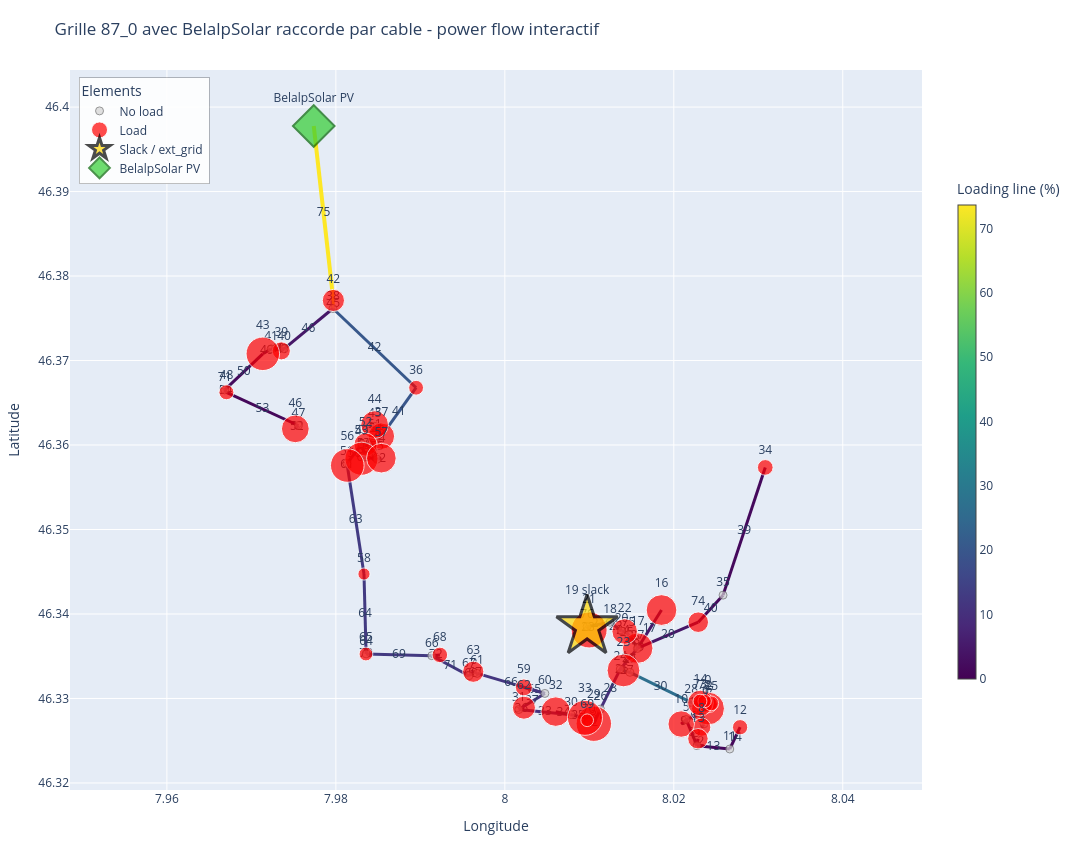

The notebook cell saved with this chart:
### Markdown cell above
# Grille 87_0 avec BelalpSolar raccorde par une ligne pandapower

Cette cellule cree un nouveau bus a la position du projet, ajoute un generateur PV, raccorde ce bus au bus 87_0 le plus proche avec les memes parametres de cable que la ligne existante connectee a ce bus, puis relance le power flow.

### Code cell
import re
import math
import pandas as pd
import pandapower as pp
import plotly.graph_objects as go
import plotly.io as pio
from plotly.colors import sample_colorscale

pio.renderers.default = "vscode"

grid_file = "/Users/jadlostan/Documents/GitHub/Swiss-PDGs/grids/pandapower_data/MV/87_0_grid.xlsx"
nodes_file = "nodes_valais.csv"
grid_id = "87_0"

pv_name = "BelalpSolar PV"
pv_latitude = 46.39776
pv_longitude = 7.97738
pv_p_mw = 5.7
pv_q_mvar = 0.0

net = pp.from_excel(grid_file)
nodes = pd.read_csv(nodes_file)

def id_to_str(value):
    return str(int(value)) if float(value).is_integer() else str(value)

def node_id_from_bus_name(name):
    match = re.search(r"_node_(.+)$", str(name))
    return match.group(1) if match else None

def haversine_km(lon1, lat1, lon2, lat2):
    radius_km = 6371.0
    lon1, lat1, lon2, lat2 = map(math.radians, [lon1, lat1, lon2, lat2])
    dlon = lon2 - lon1
    dlat = lat2 - lat1
    a = math.sin(dlat / 2) ** 2 + math.cos(lat1) * math.cos(lat2) * math.sin(dlon / 2) ** 2
    return 2 * radius_km * math.asin(math.sqrt(a))

nodes_grid = nodes[nodes["grid_id"] == grid_id].dropna(subset=["osmid", "longitude", "latitude"]).copy()
nodes_grid["node_id"] = nodes_grid["osmid"].apply(id_to_str)
node_lookup = nodes_grid.drop_duplicates("node_id").set_index("node_id")[["longitude", "latitude"]]

bus_plot = net.bus.copy()
bus_plot["bus_index"] = bus_plot.index
bus_plot["node_id"] = bus_plot["name"].apply(node_id_from_bus_name)
bus_plot = bus_plot.join(node_lookup, on="node_id")
bus_plot = bus_plot.dropna(subset=["longitude", "latitude"]).set_index("bus_index")

# Bus de raccordement: bus existant le plus proche de la position BelalpSolar.
distance2 = (bus_plot["longitude"] - pv_longitude) ** 2 + (bus_plot["latitude"] - pv_latitude) ** 2
nearest_bus = int(distance2.idxmin())
nearest_lon = float(bus_plot.loc[nearest_bus, "longitude"])
nearest_lat = float(bus_plot.loc[nearest_bus, "latitude"])
connection_length_km = haversine_km(nearest_lon, nearest_lat, pv_longitude, pv_latitude)

# Cable: reprendre la ligne existante connectee au bus le plus proche. Sinon, prendre le type le plus frequent.
attached_lines = net.line[(net.line["from_bus"] == nearest_bus) | (net.line["to_bus"] == nearest_bus)]
if len(attached_lines):
    cable = attached_lines.iloc[0]
else:
    cable = net.line.loc[net.line[["r_ohm_per_km", "x_ohm_per_km", "c_nf_per_km", "max_i_ka", "type"]].value_counts().index[0]]

pv_bus = pp.create_bus(
    net,
    vn_kv=float(net.bus.loc[nearest_bus, "vn_kv"]),
    name="bus_MV_87_0_BelalpSolar",
    type="n",
)

pp.create_line_from_parameters(
    net,
    from_bus=nearest_bus,
    to_bus=pv_bus,
    length_km=connection_length_km,
    r_ohm_per_km=float(cable["r_ohm_per_km"]),
    x_ohm_per_km=float(cable["x_ohm_per_km"]),
    c_nf_per_km=float(cable["c_nf_per_km"]),
    max_i_ka=float(cable["max_i_ka"]),
    type=str(cable["type"]),
    name="line_87_0_to_BelalpSolar",
)

pp.create_sgen(
    net,
    bus=pv_bus,
    p_mw=pv_p_mw,
    q_mvar=pv_q_mvar,
    name=pv_name,
    type="PV",
)

pp.runpp(net)

# Ajouter les coordonnees du nouveau bus PV pour le plot.
bus_plot = pd.concat([
    bus_plot,
    pd.DataFrame(
        {"longitude": [pv_longitude], "latitude": [pv_latitude], "name": ["bus_MV_87_0_BelalpSolar"], "node_id": ["BelalpSolar"]},
        index=[pv_bus],
    ),
])

load_by_bus = net.load[net.load["in_service"]].groupby("bus")["p_mw"].sum()
sgen_by_bus = net.sgen[net.sgen["in_service"]].groupby("bus")["p_mw"].sum() if len(net.sgen) else pd.Series(dtype=float)
slack_buses = set(net.ext_grid[net.ext_grid["in_service"]]["bus"].astype(int))
max_load = max(load_by_bus.max(), 1e-9) if len(load_by_bus) else 1
max_sgen = max(sgen_by_bus.max(), 1e-9) if len(sgen_by_bus) else 1
max_loading = max(float(net.res_line["loading_percent"].max()), 1)

fig = go.Figure()

for line_idx, line in net.line.iterrows():
    from_bus = int(line["from_bus"])
    to_bus = int(line["to_bus"])
    if from_bus not in bus_plot.index or to_bus not in bus_plot.index:
        continue

    x0, y0 = bus_plot.loc[from_bus, ["longitude", "latitude"]]
    x1, y1 = bus_plot.loc[to_bus, ["longitude", "latitude"]]
    x_mid = (x0 + x1) / 2
    y_mid = (y0 + y1) / 2
    loading = float(net.res_line.loc[line_idx, "loading_percent"])
    line_color = sample_colorscale("Viridis", loading / max_loading)[0]

    fig.add_trace(
        go.Scatter(
            x=[x0, x_mid, x1],
            y=[y0, y_mid, y1],
            mode="lines+text",
            text=[None, str(line_idx), None],
            textposition="middle center",
            line=dict(color=line_color, width=4 if to_bus == pv_bus or from_bus == pv_bus else 3),
            hovertemplate=f"edge {line_idx}<br>loading: {loading:.2f}%<br>length: {float(line['length_km']):.3f} km<extra></extra>",
            showlegend=False,
        )
    )

fig.add_trace(
    go.Scatter(
        x=[None],
        y=[None],
        mode="markers",
        marker=dict(
            colorscale="Viridis",
            cmin=0,
            cmax=max_loading,
            color=[0],
            colorbar=dict(title="Loading line (%)", x=1.03, y=0.50, len=0.72, thickness=18),
            showscale=True,
        ),
        hoverinfo="skip",
        showlegend=False,
    )
)

plain, loads, slacks, pvs = [], [], [], []
for bus_idx, row in bus_plot.iterrows():
    load = float(load_by_bus.get(bus_idx, 0.0))
    sgen = float(sgen_by_bus.get(bus_idx, 0.0)) if len(sgen_by_bus) else 0.0
    item = dict(bus_idx=bus_idx, lon=row["longitude"], lat=row["latitude"], load=load, sgen=sgen)
    if bus_idx == pv_bus:
        pvs.append(item)
    elif bus_idx in slack_buses:
        slacks.append(item)
    elif load > 0:
        loads.append(item)
    else:
        plain.append(item)

def add_bus_trace(items, name, color, symbol, size_fn, line_color="white", line_width=1):
    if not items:
        return
    fig.add_trace(
        go.Scatter(
            x=[item["lon"] for item in items],
            y=[item["lat"] for item in items],
            mode="markers+text",
            text=["BelalpSolar PV" if name.startswith("Belalp") else (f"{item['bus_idx']} slack" if name.startswith("Slack") else str(item["bus_idx"])) for item in items],
            textposition="top center",
            marker=dict(
                symbol=symbol,
                size=[size_fn(item) for item in items],
                color=color,
                line=dict(color=line_color, width=line_width),
            ),
            customdata=[[item["bus_idx"], item["load"], item["sgen"]] for item in items],
            hovertemplate="bus %{customdata[0]}<br>load: %{customdata[1]:.4f} MW<br>sgen: %{customdata[2]:.4f} MW<extra></extra>",
            name=name,
        )
    )

add_bus_trace(plain, "No load", "lightgray", "circle", lambda item: 8, line_color="dimgray", line_width=1)
add_bus_trace(loads, "Load", "red", "circle", lambda item: 8 + 28 * item["load"] / max_load)
add_bus_trace(slacks, "Slack / ext_grid", "gold", "star", lambda item: 46, line_color="black", line_width=3)
add_bus_trace(pvs, "BelalpSolar PV", "limegreen", "diamond", lambda item: 32, line_color="darkgreen", line_width=2)

fig.update_layout(
    title="Grille 87_0 avec BelalpSolar raccorde par cable - power flow interactif",
    width=1150,
    height=850,
    xaxis_title="Longitude",
    yaxis_title="Latitude",
    dragmode="zoom",
    hovermode="closest",
    margin=dict(l=70, r=170, t=70, b=60),
    legend=dict(
        title="Elements",
        x=0.01,
        y=0.99,
        xanchor="left",
        yanchor="top",
        bgcolor="rgba(255,255,255,0.88)",
        bordercolor="rgba(0,0,0,0.25)",
        borderwidth=1,
    ),
)
fig.update_yaxes(scaleanchor="x", scaleratio=1)
fig.show()

print("Power flow converged:", net.converged)
print(f"BelalpSolar PV: {pv_p_mw:.2f} MW injectes au nouveau bus {pv_bus}")
print(f"Bus de raccordement le plus proche: {nearest_bus}")
print(f"Longueur du nouveau cable: {connection_length_km:.3f} km")
print("Parametres cable utilises:")
print(cable[["r_ohm_per_km", "x_ohm_per_km", "c_nf_per_km", "max_i_ka", "type"]])
print("Max line loading apres raccordement PV (%):", net.res_line["loading_percent"].max())

### Figure 1 — Plotly figure (JSON) as saved in the notebook; plotly's stock layout.template omitted (floating-point values rounded to 4 significant figures)
{"data": [{"hovertemplate": "edge 0<br>loading: 18.60%<br>length: 0.030 km<extra></extra>", "line": {"color": "rgb(58, 81, 138)", "width": 3}, "mode": "lines+text", "showlegend": false, "text": [null, "0", null], "textposition": "middle center", "type": "scatter", "x": [8.024, 8.024, 8.024], "y": [46.33, 46.33, 46.33]}, {"hovertemplate": "edge 1<br>loading: 3.19%<br>length: 0.061 km<extra></extra>", "line": {"color": "rgb(70, 16, 98)", "width": 3}, "mode": "lines+text", "showlegend": false, "text": [null, "1", null], "textposition": "middle center", "type": "scatter", "x": [8.024, 8.024, 8.024], "y": [46.33, 46.33, 46.33]}, {"hovertemplate": "edge 2<br>loading: 10.59%<br>length: 0.094 km<extra></extra>", "line": {"color": "rgb(69, 50, 125)", "width": 3}, "mode": "lines+text", "showlegend": false, "text": [null, "2", null], "textposition": "middle center", "type": "scatter", "x": [8.024, 8.024, 8.023], "y": [46.33, 46.33, 46.33]}, {"hovertemplate": "edge 3<br>loading: 19.61%<br>length: 0.014 km<extra></extra>", "line": {"color": "rgb(57, 85, 139)", "width": 3}, "mode": "lines+text", "showlegend": false, "text": [null, "3", null], "textposition": "middle center", "type": "scatter", "x": [8.024, 8.024, 8.024], "y": [46.33, 46.33, 46.33]}, {"hovertemplate": "edge 4<br>loading: 1.47%<br>length: 0.010 km<extra></extra>", "line": {"color": "rgb(69, 8, 90)", "width": 3}, "mode": "lines+text", "showlegend": false, "text": [null, "4", null], "textposition": "middle center", "type": "scatter", "x": [8.024, 8.024, 8.024], "y": [46.33, 46.33, 46.33]}, {"hovertemplate": "edge 5<br>loading: 2.19%<br>length: 0.162 km<extra></extra>", "line": {"color": "rgb(69, 11, 94)", "width": 3}, "mode": "lines+text", "showlegend": false, "text": [null, "5", null], "textposition": "middle center", "type": "scatter", "x": [8.023, 8.023, 8.024], "y": [46.33, 46.33, 46.33]}, {"hovertemplate": "edge 6<br>loading: 7.97%<br>length: 0.177 km<extra></extra>", "line": {"color": "rgb(72, 39, 119)", "width": 3}, "mode": "lines+text", "showlegend": false, "text": [null, "6", null], "textposition": "middle center", "type": "scatter", "x": [8.023, 8.022, 8.021], "y": [46.33, 46.33, 46.33]}, {"hovertemplate": "edge 7<br>loading: 2.29%<br>length: 0.049 km<extra></extra>", "line": {"color": "rgb(69, 12, 94)", "width": 3}, "mode": "lines+text", "showlegend": false, "text": [null, "7", null], "textposition": "middle center", "type": "scatter", "x": [8.024, 8.023, 8.023], "y": [46.33, 46.33, 46.33]}, {"hovertemplate": "edge 8<br>loading: 4.09%<br>length: 0.499 km<extra></extra>", "line": {"color": "rgb(70, 20, 102)", "width": 3}, "mode": "lines+text", "showlegend": false, "text": [null, "8", null], "textposition": "middle center", "type": "scatter", "x": [8.021, 8.022, 8.023], "y": [46.33, 46.33, 46.32]}, {"hovertemplate": "edge 9<br>loading: 3.95%<br>length: 0.075 km<extra></extra>", "line": {"color": "rgb(70, 20, 101)", "width": 3}, "mode": "lines+text", "showlegend": false, "text": [null, "9", null], "textposition": "middle center", "type": "scatter", "x": [8.021, 8.021, 8.021], "y": [46.33, 46.33, 46.33]}, {"hovertemplate": "edge 10<br>loading: 21.62%<br>length: 0.059 km<extra></extra>", "line": {"color": "rgb(54, 93, 140)", "width": 3}, "mode": "lines+text", "showlegend": false, "text": [null, "10", null], "textposition": "middle center", "type": "scatter", "x": [8.024, 8.023, 8.023], "y": [46.33, 46.33, 46.33]}, {"hovertemplate": "edge 11<br>loading: 1.47%<br>length: 0.011 km<extra></extra>", "line": {"color": "rgb(69, 8, 90)", "width": 3}, "mode": "lines+text", "showlegend": false, "text": [null, "11", null], "textposition": "middle center", "type": "scatter", "x": [8.024, 8.024, 8.024], "y": [46.33, 46.33, 46.33]}, {"hovertemplate": "edge 12<br>loading: 2.79%<br>length: 0.092 km<extra></extra>", "line": {"color": "rgb(69, 14, 96)", "width": 3}, "mode": "lines+text", "showlegend": false, "text": [null, "12", null], "textposition": "middle center", "type": "scatter", "x": [8.023, 8.023, 8.023], "y": [46.32, 46.32, 46.33]}, {"hovertemplate": "edge 13<br>loading: 1.52%<br>length: 0.717 km<extra></extra>", "line": {"color": "rgb(69, 8, 91)", "width": 3}, "mode": "lines+text", "showlegend": false, "text": [null, "13", null], "textposition": "middle center", "type": "scatter", "x": [8.023, 8.025, 8.027], "y": [46.32, 46.32, 46.32]}, {"hovertemplate": "edge 14<br>loading: 1.55%<br>length: 0.304 km<extra></extra>", "line": {"color": "rgb(69, 8, 91)", "width": 3}, "mode": "lines+text", "showlegend": false, "text": [null, "14", null], "textposition": "middle center", "type": "scatter", "x": [8.027, 8.027, 8.028], "y": [46.32, 46.33, 46.33]}, {"hovertemplate": "edge 15<br>loading: 2.41%<br>length: 0.025 km<extra></extra>", "line": {"color": "rgb(69, 12, 95)", "width": 3}, "mode": "lines+text", "showlegend": false, "text": [null, "15", null], "textposition": "middle center", "type": "scatter", "x": [8.023, 8.023, 8.023], "y": [46.33, 46.33, 46.33]}, {"hovertemplate": "edge 16<br>loading: 26.82%<br>length: 0.087 km<extra></extra>", "line": {"color": "rgb(46, 111, 142)", "width": 3}, "mode": "lines+text", "showlegend": false, "text": [null, "16", null], "textposition": "middle center", "type": "scatter", "x": [8.023, 8.023, 8.022], "y": [46.33, 46.33, 46.33]}, {"hovertemplate": "edge 17<br>loading: 5.08%<br>length: 0.546 km<extra></extra>", "line": {"color": "rgb(70, 25, 106)", "width": 3}, "mode": "lines+text", "showlegend": false, "text": [null, "17", null], "textposition": "middle center", "type": "scatter", "x": [8.019, 8.017, 8.016], "y": [46.34, 46.34, 46.34]}, {"hovertemplate": "edge 18<br>loading: 19.29%<br>length: 0.195 km<extra></extra>", "line": {"color": "rgb(57, 84, 139)", "width": 3}, "mode": "lines+text", "showlegend": false, "text": [null, "18", null], "textposition": "middle center", "type": "scatter", "x": [8.016, 8.015, 8.015], "y": [46.34, 46.34, 46.34]}, {"hovertemplate": "edge 19<br>loading: 15.42%<br>length: 0.005 km<extra></extra>", "line": {"color": "rgb(63, 69, 135)", "width": 3}, "mode": "lines+text", "showlegend": false, "text": [null, "19", null], "textposition": "middle center", "type": "scatter", "x": [8.016, 8.016, 8.016], "y": [46.34, 46.34, 46.34]}, {"hovertemplate": "edge 20<br>loading: 4.45%<br>length: 0.649 km<extra></extra>", "line": {"color": "rgb(70, 22, 104)", "width": 3}, "mode": "lines+text", "showlegend": false, "text": [null, "20", null], "textposition": "middle center", "type": "scatter", "x": [8.016, 8.019, 8.023], "y": [46.34, 46.34, 46.34]}, {"hovertemplate": "edge 21<br>loading: 20.57%<br>length: 0.316 km<extra></extra>", "line": {"color": "rgb(55, 89, 140)", "width": 3}, "mode": "lines+text", "showlegend": false, "text": [null, "21", null], "textposition": "middle center", "type": "scatter", "x": [8.012, 8.011, 8.01], "y": [46.34, 46.34, 46.34]}, {"hovertemplate": "edge 22<br>loading: 20.64%<br>length: 0.297 km<extra></extra>", "line": {"color": "rgb(55, 89, 140)", "width": 3}, "mode": "lines+text", "showlegend": false, "text": [null, "22", null], "textposition": "middle center", "type": "scatter", "x": [8.012, 8.013, 8.014], "y": [46.34, 46.34, 46.34]}, {"hovertemplate": "edge 23<br>loading: 5.95%<br>length: 0.050 km<extra></extra>", "line": {"color": "rgb(71, 29, 110)", "width": 3}, "mode": "lines+text", "showlegend": false, "text": [null, "23", null], "textposition": "middle center", "type": "scatter", "x": [8.01, 8.01, 8.01], "y": [46.34, 46.34, 46.34]}, {"hovertemplate": "edge 24<br>loading: 20.64%<br>length: 0.030 km<extra></extra>", "line": {"color": "rgb(55, 89, 140)", "width": 3}, "mode": "lines+text", "showlegend": false, "text": [null, "24", null], "textposition": "middle center", "type": "scatter", "x": [8.014, 8.014, 8.014], "y": [46.34, 46.34, 46.34]}, {"hovertemplate": "edge 25<br>loading: 19.50%<br>length: 0.057 km<extra></extra>", "line": {"color": "rgb(57, 85, 139)", "width": 3}, "mode": "lines+text", "showlegend": false, "text": [null, "25", null], "textposition": "middle center", "type": "scatter", "x": [8.014, 8.014, 8.015], "y": [46.34, 46.34, 46.34]}, {"hovertemplate": "edge 26<br>loading: 31.91%<br>length: 0.034 km<extra></extra>", "line": {"color": "rgb(39, 127, 142)", "width": 3}, "mode": "lines+text", "showlegend": false, "text": [null, "26", null], "textposition": "middle center", "type": "scatter", "x": [8.014, 8.014, 8.014], "y": [46.33, 46.33, 46.33]}, {"hovertemplate": "edge 27<br>loading: 26.64%<br>length: 0.064 km<extra></extra>", "line": {"color": "rgb(46, 111, 142)", "width": 3}, "mode": "lines+text", "showlegend": false, "text": [null, "27", null], "textposition": "middle center", "type": "scatter", "x": [8.014, 8.014, 8.015], "y": [46.33, 46.33, 46.33]}, {"hovertemplate": "edge 28<br>loading: 9.65%<br>length: 0.705 km<extra></extra>", "line": {"color": "rgb(70, 46, 123)", "width": 3}, "mode": "lines+text", "showlegend": false, "text": [null, "28", null], "textposition": "middle center", "type": "scatter", "x": [8.014, 8.012, 8.011], "y": [46.33, 46.33, 46.33]}, {"hovertemplate": "edge 29<br>loading: 15.51%<br>length: 0.367 km<extra></extra>", "line": {"color": "rgb(63, 70, 135)", "width": 3}, "mode": "lines+text", "showlegend": false, "text": [null, "29", null], "textposition": "middle center", "type": "scatter", "x": [8.014, 8.015, 8.016], "y": [46.33, 46.33, 46.34]}, {"hovertemplate": "edge 30<br>loading: 26.81%<br>length: 1.334 km<extra></extra>", "line": {"color": "rgb(46, 111, 142)", "width": 3}, "mode": "lines+text", "showlegend": false, "text": [null, "30", null], "textposition": "middle center", "type": "scatter", "x": [8.015, 8.018, 8.022], "y": [46.33, 46.33, 46.33]}, {"hovertemplate": "edge 31<br>loading: 9.55%<br>length: 0.201 km<extra></extra>", "line": {"color": "rgb(70, 46, 123)", "width": 3}, "mode": "lines+text", "showlegend": false, "text": [null, "31", null], "textposition": "middle center", "type": "scatter", "x": [8.011, 8.011, 8.011], "y": [46.33, 46.33, 46.33]}, {"hovertemplate": "edge 32<br>loading: 9.51%<br>length: 0.067 km<extra></extra>", "line": {"color": "rgb(70, 45, 123)", "width": 3}, "mode": "lines+text", "showlegend": false, "text": [null, "32", null], "textposition": "middle center", "type": "scatter", "x": [8.011, 8.01, 8.01], "y": [46.33, 46.33, 46.33]}, {"hovertemplate": "edge 33<br>loading: 10.53%<br>length: 0.713 km<extra></extra>", "line": {"color": "rgb(69, 49, 125)", "width": 3}, "mode": "lines+text", "showlegend": false, "text": [null, "33", null], "textposition": "middle center", "type": "scatter", "x": [8.008, 8.005, 8.002], "y": [46.33, 46.33, 46.33]}, {"hovertemplate": "edge 34<br>loading: 4.81%<br>length: 0.145 km<extra></extra>", "line": {"color": "rgb(70, 24, 105)", "width": 3}, "mode": "lines+text", "showlegend": false, "text": [null, "34", null], "textposition": "middle center", "type": "scatter", "x": [8.008, 8.007, 8.006], "y": [46.33, 46.33, 46.33]}, {"hovertemplate": "edge 35<br>loading: 9.76%<br>length: 0.133 km<extra></extra>", "line": {"color": "rgb(70, 46, 123)", "width": 3}, "mode": "lines+text", "showlegend": false, "text": [null, "35", null], "textposition": "middle center", "type": "scatter", "x": [8.008, 8.009, 8.009], "y": [46.33, 46.33, 46.33]}, {"hovertemplate": "edge 36<br>loading: 3.21%<br>length: 0.053 km<extra></extra>", "line": {"color": "rgb(70, 16, 98)", "width": 3}, "mode": "lines+text", "showlegend": false, "text": [null, "36", null], "textposition": "middle center", "type": "scatter", "x": [8.002, 8.002, 8.002], "y": [46.33, 46.33, 46.33]}, {"hovertemplate": "edge 37<br>loading: 11.11%<br>length: 0.554 km<extra></extra>", "line": {"color": "rgb(68, 52, 126)", "width": 3}, "mode": "lines+text", "showlegend": false, "text": [null, "37", null], "textposition": "middle center", "type": "scatter", "x": [8.002, 8.003, 8.005], "y": [46.33, 46.33, 46.33]}, {"hovertemplate": "edge 38<br>loading: 9.54%<br>length: 0.038 km<extra></extra>", "line": {"color": "rgb(70, 45, 123)", "width": 3}, "mode": "lines+text", "showlegend": false, "text": [null, "38", null], "textposition": "middle center", "type": "scatter", "x": [8.009, 8.01, 8.01], "y": [46.33, 46.33, 46.33]}, {"hovertemplate": "edge 39<br>loading: 1.71%<br>length: 1.724 km<extra></extra>", "line": {"color": "rgb(69, 9, 92)", "width": 3}, "mode": "lines+text", "showlegend": false, "text": [null, "39", null], "textposition": "middle center", "type": "scatter", "x": [8.031, 8.028, 8.026], "y": [46.36, 46.35, 46.34]}, {"hovertemplate": "edge 40<br>loading: 1.62%<br>length: 0.460 km<extra></extra>", "line": {"color": "rgb(69, 9, 91)", "width": 3}, "mode": "lines+text", "showlegend": false, "text": [null, "40", null], "textposition": "middle center", "type": "scatter", "x": [8.026, 8.024, 8.023], "y": [46.34, 46.34, 46.34]}, {"hovertemplate": "edge 41<br>loading: 19.80%<br>length: 0.711 km<extra></extra>", "line": {"color": "rgb(57, 86, 139)", "width": 3}, "mode": "lines+text", "showlegend": false, "text": [null, "41", null], "textposition": "middle center", "type": "scatter", "x": [7.989, 7.987, 7.985], "y": [46.37, 46.36, 46.36]}, {"hovertemplate": "edge 42<br>loading: 20.22%<br>length: 1.289 km<extra></extra>", "line": {"color": "rgb(56, 88, 139)", "width": 3}, "mode": "lines+text", "showlegend": false, "text": [null, "42", null], "textposition": "middle center", "type": "scatter", "x": [7.989, 7.985, 7.98], "y": [46.37, 46.37, 46.38]}, {"hovertemplate": "edge 43<br>loading: 4.39%<br>length: 0.143 km<extra></extra>", "line": {"color": "rgb(70, 22, 103)", "width": 3}, "mode": "lines+text", "showlegend": false, "text": [null, "43", null], "textposition": "middle center", "type": "scatter", "x": [7.985, 7.985, 7.985], "y": [46.36, 46.36, 46.36]}, {"hovertemplate": "edge 44<br>loading: 17.73%<br>length: 0.085 km<extra></extra>", "line": {"color": "rgb(60, 78, 138)", "width": 3}, "mode": "lines+text", "showlegend": false, "text": [null, "44", null], "textposition": "middle center", "type": "scatter", "x": [7.985, 7.985, 7.985], "y": [46.36, 46.36, 46.36]}, {"hovertemplate": "edge 45<br>loading: 70.92%<br>length: 0.127 km<extra></extra>", "line": {"color": "rgb(229, 228, 39)", "width": 3}, "mode": "lines+text", "showlegend": false, "text": [null, "45", null], "textposition": "middle center", "type": "scatter", "x": [7.98, 7.98, 7.98], "y": [46.38, 46.38, 46.38]}, {"hovertemplate": "edge 46<br>loading: 4.53%<br>length: 0.743 km<extra></extra>", "line": {"color": "rgb(70, 23, 104)", "width": 3}, "mode": "lines+text", "showlegend": false, "text": [null, "46", null], "textposition": "middle center", "type": "scatter", "x": [7.98, 7.977, 7.974], "y": [46.38, 46.37, 46.37]}, {"hovertemplate": "edge 47<br>loading: 2.24%<br>length: 0.037 km<extra></extra>", "line": {"color": "rgb(69, 12, 94)", "width": 3}, "mode": "lines+text", "showlegend": false, "text": [null, "47", null], "textposition": "middle center", "type": "scatter", "x": [7.974, 7.974, 7.974], "y": [46.37, 46.37, 46.37]}, {"hovertemplate": "edge 48<br>loading: 3.80%<br>length: 0.121 km<extra></extra>", "line": {"color": "rgb(70, 19, 101)", "width": 3}, "mode": "lines+text", "showlegend": false, "text": [null, "48", null], "textposition": "middle center", "type": "scatter", "x": [7.974, 7.973, 7.972], "y": [46.37, 46.37, 46.37]}, {"hovertemplate": "edge 49<br>loading: 3.82%<br>length: 0.124 km<extra></extra>", "line": {"color": "rgb(70, 19, 101)", "width": 3}, "mode": "lines+text", "showlegend": false, "text": [null, "49", null], "textposition": "middle center", "type": "scatter", "x": [7.972, 7.972, 7.971], "y": [46.37, 46.37, 46.37]}, {"hovertemplate": "edge 50<br>loading: 1.93%<br>length: 0.588 km<extra></extra>", "line": {"color": "rgb(69, 10, 93)", "width": 3}, "mode": "lines+text", "showlegend": false, "text": [null, "50", null], "textposition": "middle center", "type": "scatter", "x": [7.971, 7.969, 7.967], "y": [46.37, 46.37, 46.37]}, {"hovertemplate": "edge 51<br>loading: 4.19%<br>length: 0.023 km<extra></extra>", "line": {"color": "rgb(70, 21, 102)", "width": 3}, "mode": "lines+text", "showlegend": false, "text": [null, "51", null], "textposition": "middle center", "type": "scatter", "x": [7.985, 7.985, 7.985], "y": [46.36, 46.36, 46.36]}, {"hovertemplate": "edge 52<br>loading: 2.64%<br>length: 0.052 km<extra></extra>", "line": {"color": "rgb(69, 14, 96)", "width": 3}, "mode": "lines+text", "showlegend": false, "text": [null, "52", null], "textposition": "middle center", "type": "scatter", "x": [7.975, 7.975, 7.976], "y": [46.36, 46.36, 46.36]}, {"hovertemplate": "edge 53<br>loading: 1.43%<br>length: 0.788 km<extra></extra>", "line": {"color": "rgb(69, 8, 90)", "width": 3}, "mode": "lines+text", "showlegend": false, "text": [null, "53", null], "textposition": "middle center", "type": "scatter", "x": [7.976, 7.971, 7.967], "y": [46.36, 46.36, 46.37]}, {"hovertemplate": "edge 54<br>loading: 1.96%<br>length: 0.035 km<extra></extra>", "line": {"color": "rgb(69, 10, 93)", "width": 3}, "mode": "lines+text", "showlegend": false, "text": [null, "54", null], "textposition": "middle center", "type": "scatter", "x": [7.967, 7.967, 7.967], "y": [46.37, 46.37, 46.37]}, {"hovertemplate": "edge 55<br>loading: 15.09%<br>length: 0.248 km<extra></extra>", "line": {"color": "rgb(64, 68, 134)", "width": 3}, "mode": "lines+text", "showlegend": false, "text": [null, "55", null], "textposition": "middle center", "type": "scatter", "x": [7.983, 7.983, 7.983], "y": [46.36, 46.36, 46.36]}, {"hovertemplate": "edge 56<br>loading: 14.30%<br>length: 0.378 km<extra></extra>", "line": {"color": "rgb(65, 65, 133)", "width": 3}, "mode": "lines+text", "showlegend": false, "text": [null, "56", null], "textposition": "middle center", "type": "scatter", "x": [7.983, 7.982, 7.981], "y": [46.36, 46.36, 46.36]}, {"hovertemplate": "edge 57<br>loading: 3.38%<br>length: 0.035 km<extra></extra>", "line": {"color": "rgb(70, 17, 99)", "width": 3}, "mode": "lines+text", "showlegend": false, "text": [null, "57", null], "textposition": "middle center", "type": "scatter", "x": [7.983, 7.983, 7.984], "y": [46.36, 46.36, 46.36]}, {"hovertemplate": "edge 58<br>loading: 17.72%<br>length: 0.254 km<extra></extra>", "line": {"color": "rgb(60, 78, 138)", "width": 3}, "mode": "lines+text", "showlegend": false, "text": [null, "58", null], "textposition": "middle center", "type": "scatter", "x": [7.983, 7.984, 7.985], "y": [46.36, 46.36, 46.36]}, {"hovertemplate": "edge 59<br>loading: 1.59%<br>length: 0.232 km<extra></extra>", "line": {"color": "rgb(69, 9, 91)", "width": 3}, "mode": "lines+text", "showlegend": false, "text": [null, "59", null], "textposition": "middle center", "type": "scatter", "x": [7.983, 7.984, 7.985], "y": [46.36, 46.36, 46.36]}, {"hovertemplate": "edge 60<br>loading: 5.34%<br>length: 0.041 km<extra></extra>", "line": {"color": "rgb(71, 26, 108)", "width": 3}, "mode": "lines+text", "showlegend": false, "text": [null, "60", null], "textposition": "middle center", "type": "scatter", "x": [7.983, 7.983, 7.983], "y": [46.36, 46.36, 46.36]}, {"hovertemplate": "edge 61<br>loading: 14.26%<br>length: 0.025 km<extra></extra>", "line": {"color": "rgb(65, 65, 133)", "width": 3}, "mode": "lines+text", "showlegend": false, "text": [null, "61", null], "textposition": "middle center", "type": "scatter", "x": [7.981, 7.981, 7.981], "y": [46.36, 46.36, 46.36]}, {"hovertemplate": "edge 62<br>loading: 4.83%<br>length: 0.042 km<extra></extra>", "line": {"color": "rgb(70, 24, 105)", "width": 3}, "mode": "lines+text", "showlegend": false, "text": [null, "62", null], "textposition": "middle center", "type": "scatter", "x": [7.985, 7.985, 7.985], "y": [46.36, 46.36, 46.36]}, {"hovertemplate": "edge 63<br>loading: 12.91%<br>length: 1.437 km<extra></extra>", "line": {"color": "rgb(66, 59, 130)", "width": 3}, "mode": "lines+text", "showlegend": false, "text": [null, "63", null], "textposition": "middle center", "type": "scatter", "x": [7.981, 7.982, 7.983], "y": [46.36, 46.35, 46.34]}, {"hovertemplate": "edge 64<br>loading: 12.73%<br>length: 1.051 km<extra></extra>", "line": {"color": "rgb(66, 58, 129)", "width": 3}, "mode": "lines+text", "showlegend": false, "text": [null, "64", null], "textposition": "middle center", "type": "scatter", "x": [7.983, 7.983, 7.984], "y": [46.34, 46.34, 46.34]}, {"hovertemplate": "edge 65<br>loading: 2.00%<br>length: 0.207 km<extra></extra>", "line": {"color": "rgb(69, 11, 93)", "width": 3}, "mode": "lines+text", "showlegend": false, "text": [null, "65", null], "textposition": "middle center", "type": "scatter", "x": [8.002, 8.003, 8.005], "y": [46.33, 46.33, 46.33]}, {"hovertemplate": "edge 66<br>loading: 11.56%<br>length: 0.838 km<extra></extra>", "line": {"color": "rgb(68, 54, 127)", "width": 3}, "mode": "lines+text", "showlegend": false, "text": [null, "66", null], "textposition": "middle center", "type": "scatter", "x": [8.005, 8.001, 7.997], "y": [46.33, 46.33, 46.33]}, {"hovertemplate": "edge 67<br>loading: 11.57%<br>length: 0.044 km<extra></extra>", "line": {"color": "rgb(68, 54, 127)", "width": 3}, "mode": "lines+text", "showlegend": false, "text": [null, "67", null], "textposition": "middle center", "type": "scatter", "x": [7.997, 7.996, 7.996], "y": [46.33, 46.33, 46.33]}, {"hovertemplate": "edge 68<br>loading: 12.08%<br>length: 0.073 km<extra></extra>", "line": {"color": "rgb(67, 56, 128)", "width": 3}, "mode": "lines+text", "showlegend": false, "text": [null, "68", null], "textposition": "middle center", "type": "scatter", "x": [7.996, 7.996, 7.996], "y": [46.33, 46.33, 46.33]}, {"hovertemplate": "edge 69<br>loading: 12.62%<br>length: 0.722 km<extra></extra>", "line": {"color": "rgb(67, 58, 129)", "width": 3}, "mode": "lines+text", "showlegend": false, "text": [null, "69", null], "textposition": "middle center", "type": "scatter", "x": [7.984, 7.987, 7.991], "y": [46.34, 46.34, 46.34]}, {"hovertemplate": "edge 70<br>loading: 1.24%<br>length: 0.003 km<extra></extra>", "line": {"color": "rgb(69, 7, 89)", "width": 3}, "mode": "lines+text", "showlegend": false, "text": [null, "70", null], "textposition": "middle center", "type": "scatter", "x": [7.984, 7.984, 7.984], "y": [46.34, 46.34, 46.34]}, {"hovertemplate": "edge 71<br>loading: 12.21%<br>length: 0.864 km<extra></extra>", "line": {"color": "rgb(67, 56, 128)", "width": 3}, "mode": "lines+text", "showlegend": false, "text": [null, "71", null], "textposition": "middle center", "type": "scatter", "x": [7.991, 7.994, 7.996], "y": [46.34, 46.33, 46.33]}, {"hovertemplate": "edge 72<br>loading: 1.61%<br>length: 0.075 km<extra></extra>", "line": {"color": "rgb(69, 9, 91)", "width": 3}, "mode": "lines+text", "showlegend": false, "text": [null, "72", null], "textposition": "middle center", "type": "scatter", "x": [7.991, 7.992, 7.992], "y": [46.34, 46.34, 46.34]}, {"hovertemplate": "edge 73<br>loading: 9.52%<br>length: 0.029 km<extra></extra>", "line": {"color": "rgb(70, 45, 123)", "width": 3}, "mode": "lines+text", "showlegend": false, "text": [null, "73", null], "textposition": "middle center", "type": "scatter", "x": [8.01, 8.01, 8.01], "y": [46.33, 46.33, 46.33]}, {"hovertemplate": "edge 74<br>loading: 1.20%<br>length: 0.043 km<extra></extra>", "line": {"color": "rgb(69, 7, 89)", "width": 3}, "mode": "lines+text", "showlegend": false, "text": [null, "74", null], "textposition": "middle center", "type": "scatter", "x": [8.024, 8.023, 8.023], "y": [46.33, 46.33, 46.33]}, {"hovertemplate": "edge 75<br>loading: 73.63%<br>length: 2.303 km<extra></extra>", "line": {"color": "rgb(253, 231, 37)", "width": 4}, "mode": "lines+text", "showlegend": false, "text": [null, "75", null], "textposition": "middle center", "type": "scatter", "x": [7.98, 7.979, 7.977], "y": [46.38, 46.39, 46.4]}, {"hoverinfo": "skip", "marker": {"cmax": 73.63, "cmin": 0, "color": [0], "colorbar": {"len": 0.72, "thickness": 18, "title": {"text": "Loading line (%)"}, "x": 1.03, "y": 0.5}, "colorscale": [[0, "#440154"], [0.1111, "#482878"], [0.2222, "#3e4989"], [0.3333, "#31688e"], [0.4444, "#26828e"], [0.5556, "#1f9e89"], [0.6667, "#35b779"], [0.7778, "#6ece58"], [0.8889, "#b5de2b"], [1, "#fde725"]], "showscale": true}, "mode": "markers", "showlegend": false, "type": "scatter", "x": [null], "y": [null]}, {"customdata": [[3, 0, 0], [4, 0, 0], [5, 0, 0], [7, 0, 0], [9, 0, 0], [11, 0, 0], [18, 0, 0], [20, 0, 0], [24, 0, 0], [25, 0, 0], [26, 0, 0], [27, 0, 0], [28, 0, 0], [30, 0, 0], [31, 0, 0], [35, 0, 0], [38, 0, 0], [40, 0, 0], [41, 0, 0], [45, 0, 0], [47, 0, 0], [49, 0, 0], [50, 0, 0], [51, 0, 0], [54, 0, 0], [55, 0, 0], [60, 0, 0], [61, 0, 0], [64, 0, 0], [66, 0, 0], [67, 0, 0], [70, 0, 0], [71, 0, 0], [75, 0, 0], [76, 0, 0]], "hovertemplate": "bus %{customdata[0]}<br>load: %{customdata[1]:.4f} MW<br>sgen: %{customdata[2]:.4f} MW<extra></extra>", "marker": {"color": "lightgray", "line": {"color": "dimgray", "width": 1}, "size": [8, 8, 8, 8, 8, 8, 8, 8, 8, 8, 8, 8, 8, 8, 8, 8, 8, 8, 8, 8, 8, 8, 8, 8, 8, 8, 8, 8, 8, 8, 8, 8, 8, 8, 8], "symbol": "circle"}, "mode": "markers+text", "name": "No load", "text": ["3", "4", "5", "7", "9", "11", "18", "20", "24", "25", "26", "27", "28", "30", "31", "35", "38", "40", "41", "45", "47", "49", "50", "51", "54", "55", "60", "61", "64", "66", "67", "70", "71", "75", "76"], "textposition": "top center", "type": "scatter", "x": [8.023, 8.024, 8.021, 8.024, 8.023, 8.027, 8.012, 8.014, 8.014, 8.015, 8.011, 8.016, 8.022, 8.008, 8.002, 8.026, 7.98, 7.974, 7.972, 7.985, 7.976, 7.983, 7.983, 7.981, 7.985, 7.985, 8.005, 7.997, 7.984, 7.991, 7.996, 8.01, 7.967, 8.015, 8.01], "y": [46.33, 46.33, 46.33, 46.33, 46.32, 46.32, 46.34, 46.34, 46.33, 46.33, 46.33, 46.34, 46.33, 46.33, 46.33, 46.34, 46.38, 46.37, 46.37, 46.36, 46.36, 46.36, 46.36, 46.36, 46.36, 46.36, 46.33, 46.33, 46.34, 46.34, 46.33, 46.33, 46.37, 46.34, 46.34]}, {"customdata": [[0, 0.3626, 0], [1, 0.06931, 0], [2, 0.1172, 0], [6, 0.07053, 0], [8, 0.1492, 0], [10, 0.2694, 0], [12, 0.106, 0], [13, 0.1816, 0], [14, 0.2577, 0], [15, 0.1002, 0], [16, 0.3318, 0], [17, 0.3283, 0], [21, 0.4081, 0], [22, 0.2556, 0], [23, 0.362, 0], [29, 0.4, 0], [32, 0.3141, 0], [33, 0.3944, 0], [34, 0.112, 0], [36, 0.09937, 0], [37, 0.2676, 0], [39, 0.147, 0], [42, 0.2071, 0], [43, 0.3716, 0], [44, 0.2871, 0], [46, 0.2881, 0], [48, 0.1019, 0], [52, 0.2207, 0], [53, 0.366, 0], [56, 0.3736, 0], [57, 0.3156, 0], [58, 0.06087, 0], [59, 0.1306, 0], [62, 0.2197, 0], [63, 0.1927, 0], [65, 0.08465, 0], [68, 0.11, 0], [69, 0.0686, 0], [72, 0.07811, 0], [73, 0.08609, 0], [74, 0.1835, 0]], "hovertemplate": "bus %{customdata[0]}<br>load: %{customdata[1]:.4f} MW<br>sgen: %{customdata[2]:.4f} MW<extra></extra>", "marker": {"color": "red", "line": {"color": "white", "width": 1}, "size": [32.88, 12.75, 16.04, 12.84, 18.23, 26.48, 15.27, 20.46, 25.68, 14.88, 30.76, 30.52, 36, 25.54, 32.83, 35.44, 29.55, 35.06, 15.68, 14.82, 26.36, 18.08, 22.21, 33.5, 27.7, 27.76, 14.99, 23.14, 33.11, 33.63, 29.65, 12.18, 16.96, 23.07, 21.22, 13.81, 15.55, 12.71, 13.36, 13.91, 20.59], "symbol": "circle"}, "mode": "markers+text", "name": "Load", "text": ["0", "1", "2", "6", "8", "10", "12", "13", "14", "15", "16", "17", "21", "22", "23", "29", "32", "33", "34", "36", "37", "39", "42", "43", "44", "46", "48", "52", "53", "56", "57", "58", "59", "62", "63", "65", "68", "69", "72", "73", "74"], "textposition": "top center", "type": "scatter", "x": [8.024, 8.024, 8.024, 8.024, 8.023, 8.021, 8.028, 8.023, 8.023, 8.024, 8.019, 8.016, 8.01, 8.014, 8.014, 8.011, 8.006, 8.009, 8.031, 7.989, 7.985, 7.974, 7.98, 7.971, 7.985, 7.975, 7.967, 7.984, 7.983, 7.981, 7.985, 7.983, 8.002, 8.002, 7.996, 7.984, 7.992, 8.01, 8.024, 8.023, 8.023], "y": [46.33, 46.33, 46.33, 46.33, 46.33, 46.33, 46.33, 46.33, 46.33, 46.33, 46.34, 46.34, 46.34, 46.34, 46.33, 46.33, 46.33, 46.33, 46.36, 46.37, 46.36, 46.37, 46.38, 46.37, 46.36, 46.36, 46.37, 46.36, 46.36, 46.36, 46.36, 46.34, 46.33, 46.33, 46.33, 46.34, 46.34, 46.33, 46.33, 46.33, 46.34]}, {"customdata": [[19, 0, 0]], "hovertemplate": "bus %{customdata[0]}<br>load: %{customdata[1]:.4f} MW<br>sgen: %{customdata[2]:.4f} MW<extra></extra>", "marker": {"color": "gold", "line": {"color": "black", "width": 3}, "size": [46], "symbol": "star"}, "mode": "markers+text", "name": "Slack / ext_grid", "text": ["19 slack"], "textposition": "top center", "type": "scatter", "x": [8.01], "y": [46.34]}, {"customdata": [[77, 0, 5.7]], "hovertemplate": "bus %{customdata[0]}<br>load: %{customdata[1]:.4f} MW<br>sgen: %{customdata[2]:.4f} MW<extra></extra>", "marker": {"color": "limegreen", "line": {"color": "darkgreen", "width": 2}, "size": [32], "symbol": "diamond"}, "mode": "markers+text", "name": "BelalpSolar PV", "text": ["BelalpSolar PV"], "textposition": "top center", "type": "scatter", "x": [7.977], "y": [46.4]}], "layout": {"dragmode": "zoom", "height": 850, "hovermode": "closest", "legend": {"bgcolor": "rgba(255,255,255,0.88)", "bordercolor": "rgba(0,0,0,0.25)", "borderwidth": 1, "title": {"text": "Elements"}, "x": 0.01, "xanchor": "left", "y": 0.99, "yanchor": "top"}, "margin": {"b": 60, "l": 70, "r": 170, "t": 70}, "title": {"text": "Grille 87_0 avec BelalpSolar raccorde par cable - power flow interactif"}, "width": 1150, "xaxis": {"title": {"text": "Longitude"}}, "yaxis": {"scaleanchor": "x", "scaleratio": 1, "title": {"text": "Latitude"}}}}
